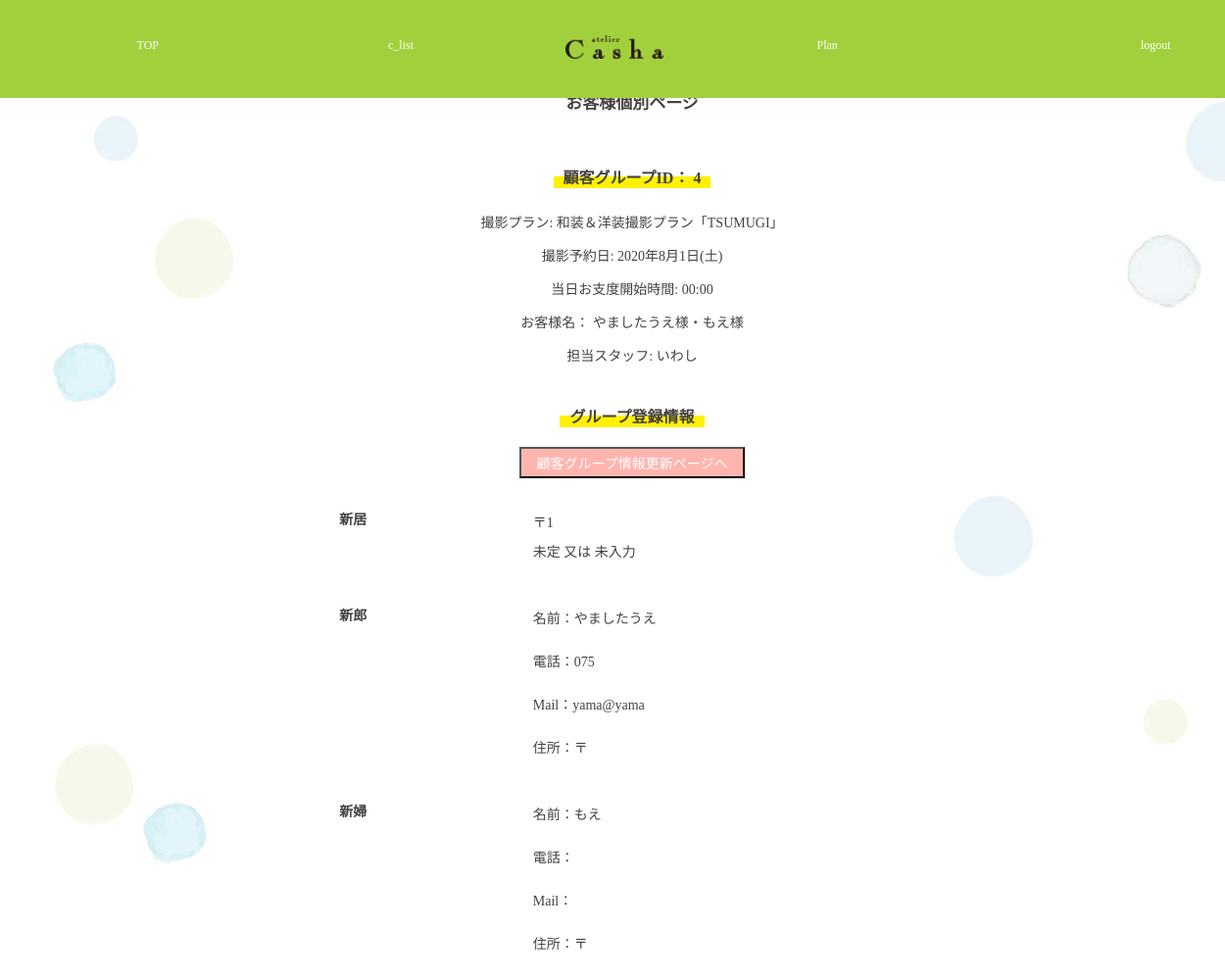
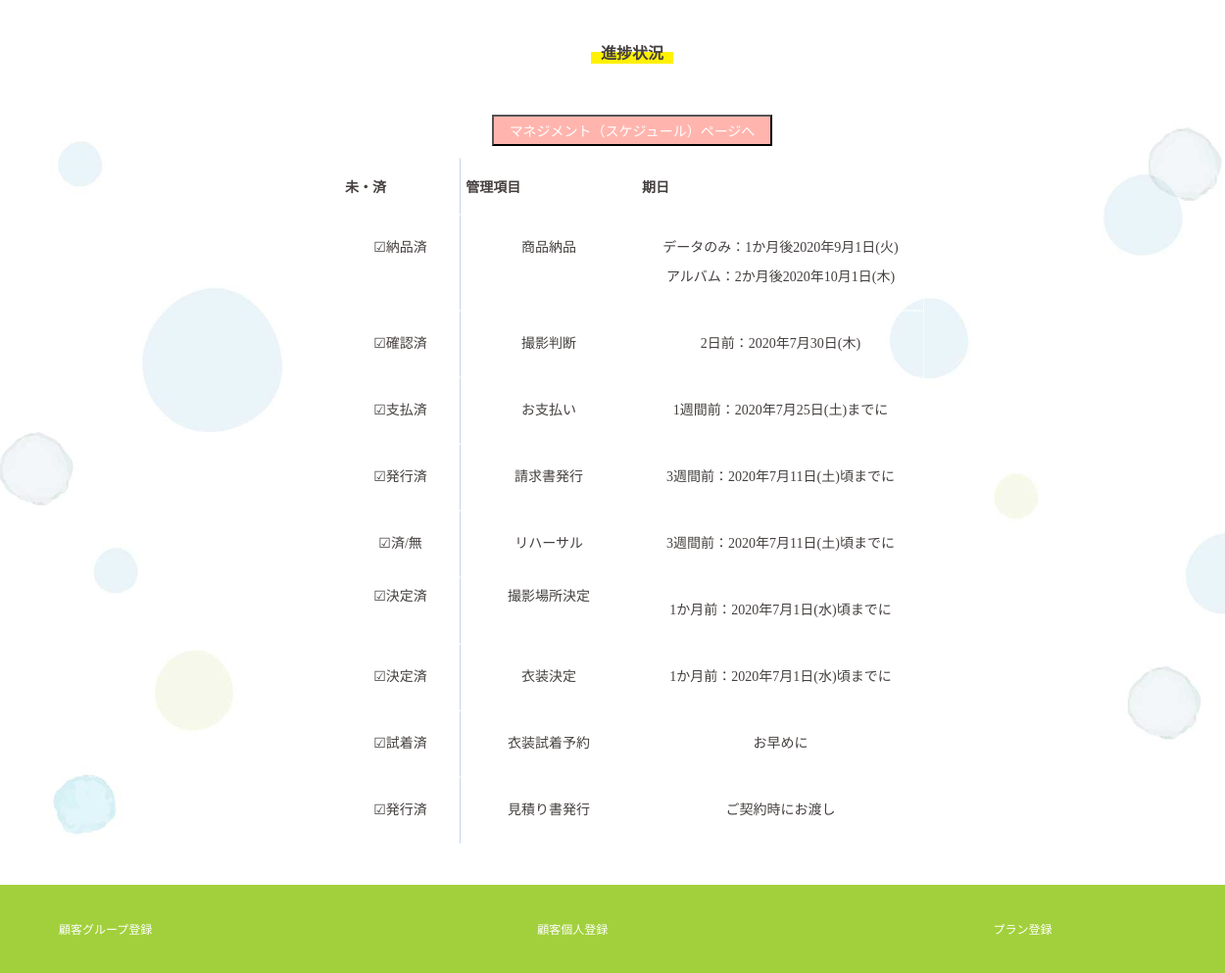
The app's page /staff/c_group_each.php?group_id=4 (signed in), older data (2 pictures, top to bottom).
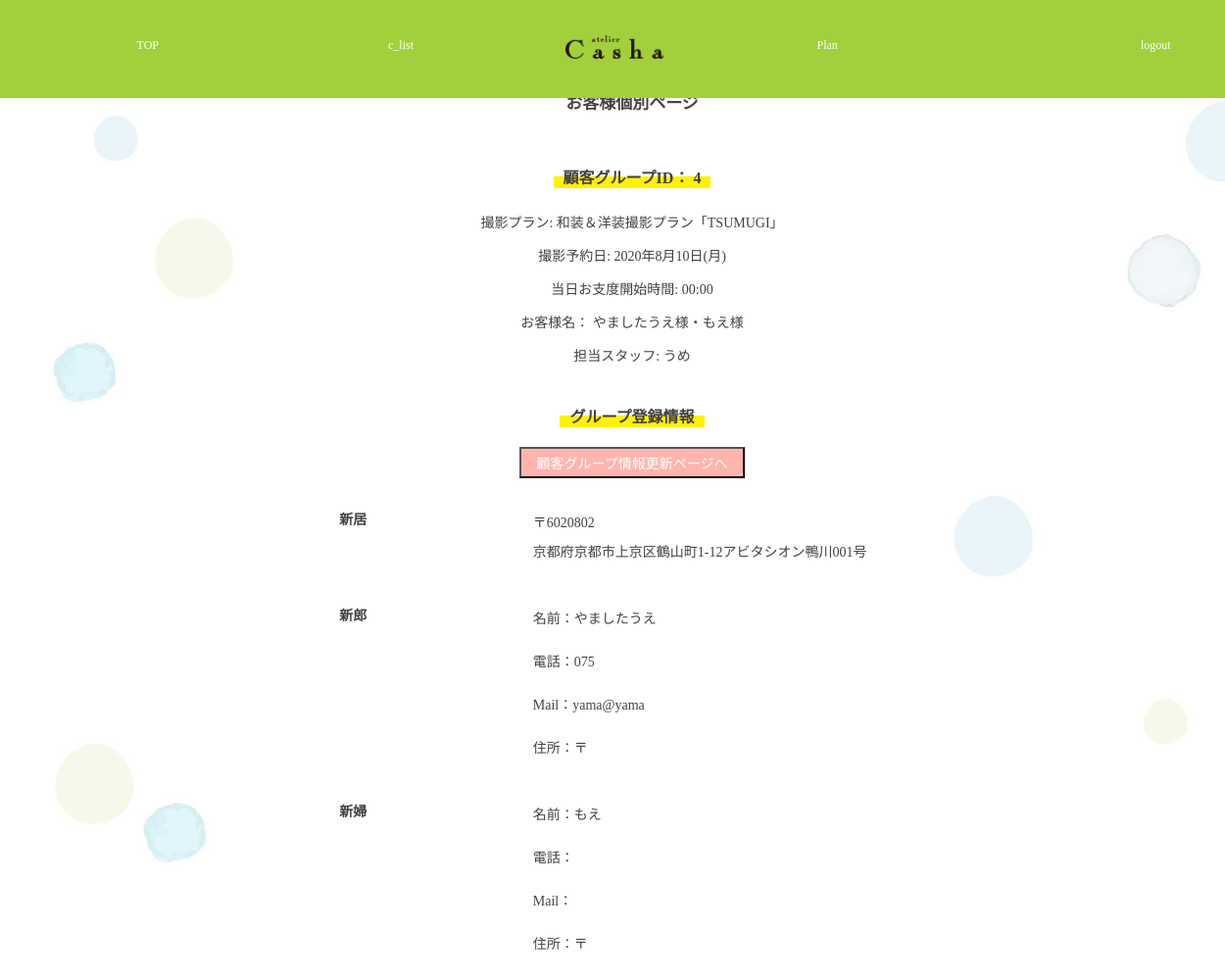
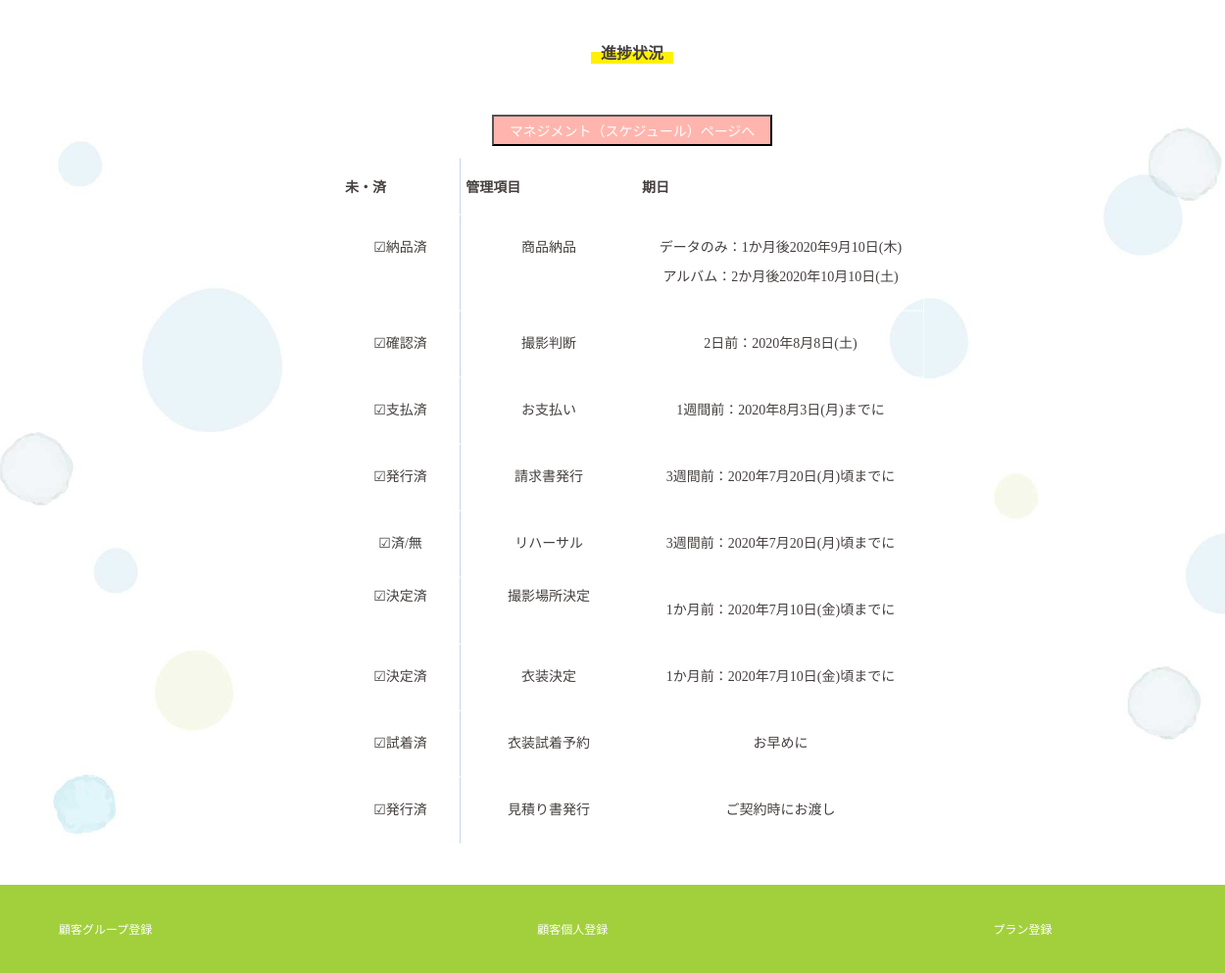
The same page, newer data (2 pictures, top to bottom).
### tables this page shows
CREATE TABLE `staff` (
  `s_id` varchar(32) NOT NULL,
  `s_name` varchar(32) NOT NULL,
  `s_pass` varchar(255) NOT NULL,
  `s_mail` varchar(64) NOT NULL,
  `role` tinyint(1) NOT NULL
);

### class/meeting.class.php (called while the page is built, shortened)
<?php
class Meeting{
	public $pdo;
	public function __construct(){
		$host  = "localhost";
		$dbname= "meeting_app";
		$dbuser= "root";
		$dbpass= "";
		$dsn = "mysql:host={$host};dbname={$dbname};charset=utf8";
		$this->pdo = new PDO($dsn,$dbuser,$dbpass);
	}
	public function getStaffById($s_id){
		$sql = "SELECT * FROM staff WHERE s_id=:s_id";
		$stmt = $this->pdo->prepare($sql);
		$stmt->bindValue(":s_id",$s_id,PDO::PARAM_STR);
		$stmt->execute();
		$row = $stmt->fetch(PDO::FETCH_ASSOC);
		return $row;
	}
	public function getCustomerGrouopByGId($c_group_id) {
		$sql = "SELECT * FROM c_groups,customers ";
		$sql .="WHERE c_groups.c_group_id=customers.c_group_id ";
		$sql .="AND c_groups.c_group_id=:c_group_id";
		$stmt = $this->pdo->prepare($sql);
		$stmt->bindValue(":c_group_id",$c_group_id,PDO::PARAM_INT);
		$stmt->execute();
		$row = $stmt->fetch(PDO::FETCH_ASSOC);
		return $row;
	}
	public function getGroomBrideGrouopByGId($c_group_id) {
		$sql  ="SELECT groom.c_name AS g_name,bride.c_name AS b_name,groom.c_id AS g_id,bride.c_id AS b_id, ";
		$sql .="groom.c_myphoto AS g_myphoto,bride.c_myphoto AS b_myphoto, ";
		$sql .="reserve_day,reserve_time,estimate,invoce,payment,d_product,new_zip,new_address,p_name,plans.p_id ";
		$sql .="FROM customers AS groom,customers AS bride,c_groups,plans ";
		$sql .="WHERE c_groups.c_group_id=groom.c_group_id ";
		$sql .="AND c_groups.c_group_id=bride.c_group_id ";
		$sql .="AND c_groups.p_id=plans.p_id ";
		$sql .="AND groom.c_gender=0 AND bride.c_gender=1 ";
		$sql .="AND c_groups.c_group_id=:c_group_id";
		$stmt = $this->pdo->prepare($sql);
		$stmt->bindValue(":c_group_id",$c_group_id,PDO::PARAM_INT);
		$stmt->execute();
		$row = $stmt->fetch(PDO::FETCH_ASSOC);
		return $row;
	}
	public function getScheduleDateByGId($c_group_id) {
	 $sql  ="SELECT reserve_day,DATE_ADD(reserve_day, INTERVAL -2 DAY) AS before_2day, ";
	 $sql .="DATE_ADD(reserve_day, INTERVAL -3 DAY) AS before_3day, ";
	 $sql .="DATE_ADD(reserve_day, INTERVAL -1 WEEK) AS before_1week, ";
	 $sql .="DATE_ADD(reserve_day, INTERVAL -2 WEEK) AS before_2week, ";
	 $sql .="DATE_ADD(reserve_day, INTERVAL -3 WEEK) AS before_3week, ";
	 $sql .="DATE_ADD(reserve_day, INTERVAL -1 MONTH) AS before_1month, ";
	 $sql .="DATE_ADD(reserve_day, INTERVAL 1 MONTH) AS after_1month, ";
	 $sql .="DATE_ADD(reserve_day, INTERVAL 2 MONTH) AS after_2month ";
	 $sql .="FROM c_groups WHERE c_group_id=:c_group_id";
	 $stmt = $this->pdo->prepare($sql);
	 $stmt ->bindValue(":c_group_id",$c_group_id,PDO::PARAM_INT);
	 $stmt ->execute();
	 $row =  $stmt->fetch(PDO::FETCH_ASSOC);
	 return $row;
	}
}
?>

### staff/c_group_each.php (the view, shortened to what the changed rows need)
<?php
function h($str) {
	return htmlspecialchars($str,ENT_QUOTES);
}
require_once("../class/meeting.class.php");
$obj =new Meeting();
$resg = $obj->getCustomerGrouopByGId($_SESSION["group_id"]);
if(!empty($resg["s_id"])){
	$staffData=$obj->getStaffById($resg["s_id"]);
}
$limit_over_count=0;
$s_day=$obj->getScheduleDateByGId($_SESSION["group_id"]);
$today = date('y-m-d');
$today=strtotime($today);
$s_day["before_1week"]=strtotime($s_day["before_1week"]);
$s_day["before_3week"]=strtotime($s_day["before_3week"]);
$s_day["before_1month"]=strtotime($s_day["before_1month"]);
if($_SESSION["payment"]==0 && $today>$s_day["before_1week"]){
	$limit_payment="over";
	$limit_over_count++;
}else{
	$limit_payment="";
}
if($_SESSION["invoce"]==0 && $today>$s_day["before_3week"]){
	$limit_invoce="over_s";
	$limit_over_count++;
}else{
	$limit_invoce="";
}
if($_SESSION["make_reh"]==0 && $today>$s_day["before_3week"]){
	$limit_make_reh="over";
	$limit_over_count++;
}else{
	$limit_make_reh="";
}
if($_SESSION["cos_fixed"]==0 && $today>$s_day["before_1month"]){
	$limit_cos_fixed="over";
	$limit_over_count++;
}else{
	$limit_cos_fixed="";
}
if($_SESSION["place_fixed"]==0 && $today>$s_day["before_1month"]){
	$limit_place_fixed="over";
	$limit_over_count++;
}else{
	$limit_place_fixed="";
}
if($limit_over_count==0){
	$limit_over=0;
}else{
	$limit_over=1;
}
$obj->updateLimitOver($_SESSION["group_id"],$limit_over);
if($_SESSION["invoce"]==0) {
	$invoce="☐未発行";
}else {
	$invoce="☑発行済";
}
if($_SESSION["payment"]==0) {
	$payment="☐支払未";
}else {
	$payment="☑支払済";
}
if($_SESSION["before2days"]==0) {
	$before2days="☐確認未";
}else {
	$before2days="☑確認済";
}
if($_SESSION["make_reh"]==0) {
	$make_reh="☐未実行";
}else {
	$make_reh="☑済/無";
}
if($_SESSION["cos_fixed"]==0) {
	$cos_fixed="☐未決定";
}else {
	$cos_fixed="☑決定済";
}
if($_SESSION["place_fixed"]==0) {
	$place_fixed="☐未決定";
}else {
	$place_fixed="☑決定済";
}
if(empty($_SESSION["new_zip"])) {
	$new_zip="未定 又は 未入力";
}else {
	$new_zip=$_SESSION["new_zip"];
}
if(empty($_SESSION["new_address"])) {
	$new_address="未定 又は 未入力";
}else {
	$new_address=$_SESSION["new_address"];
}
$c_data = $obj->getGroomBrideGrouopByGId($_SESSION["group_id"]);
$reserve_day = $_SESSION["reserve_day"];
$week = ["日","月","火","水","木","金","土"];
$hi = date('w', strtotime($reserve_day));
$youbi = $week[$hi];
$rd =  date('Y年n月j日', strtotime($reserve_day))."(".$youbi.")";
$time=date('H:i',strtotime($_SESSION["group_id"]));
$s_day=$obj->getScheduleDateByGId($_SESSION["group_id"]);
$b2d = date('w', strtotime($s_day["before_2day"]));
$b1w = date('w', strtotime($s_day["before_1week"]));
$b3w = date('w', strtotime($s_day["before_3week"]));
$b1m = date('w', strtotime($s_day["before_1month"]));
$a1m = date('w', strtotime($s_day["after_1month"]));
$a2m = date('w', strtotime($s_day["after_2month"]));
$b2dy=$week[$b2d];
$b1wy=$week[$b1w];
$b3wy=$week[$b3w];
$b1my=$week[$b1m];
$a1my=$week[$a1m];
$a2my=$week[$a2m];
$b2de =  date('Y年n月j日', strtotime($s_day["before_2day"]))."(".$b2dy.")";
$b1we =  date('Y年n月j日', strtotime($s_day["before_1week"]))."(".$b1wy.")";
$b3we =  date('Y年n月j日', strtotime($s_day["before_3week"]))."(".$b3wy.")";
$b1me =  date('Y年n月j日', strtotime($s_day["before_1month"]))."(".$b1my.")";
$a1me =  date('Y年n月j日', strtotime($s_day["after_1month"]))."(".$a1my.")";
$a2me =  date('Y年n月j日', strtotime($s_day["after_2month"]))."(".$a2my.")";
?>
<?php require_once("header_for_staff.php"); ?>
		<main>
			<h1>お客様個別ページ</h1>
			<section>
				<h2>顧客グループID： <?php echo intVal($_SESSION["group_id"]);?></h2>
				<p>撮影プラン: <?php echo h($_SESSION["p_name"]); ?></p>
				<p>撮影予約日: <?php echo h($rd); ?></p>
				<p>当日お支度開始時間: <?php echo h($time); ?></p>
				<p>お客様名： <?php echo h($c_data["g_name"])."様・".h($c_data["b_name"])."様";	?> </p>
				<p>担当スタッフ: <?php if(!empty($staffData["s_name"])) echo h($staffData["s_name"]); ?></p>
			</section>
			<section>
				<h2>グループ登録情報</h2><br>
				<table class="list c_group_each_table">
					<tr>
						<th><p>新居</p></th>
						<td><p>〒<?php echo h($new_zip); ?><br>
							<?php echo h($new_address); ?></p>
						</td>
					</tr>
					<tr>
						<th><p>新郎</p></th>
					</tr>
					<tr>
						<th><p>新婦</p></th>
					</tr>
				</table>
			</section>
			<section>
				<h2>進捗状況</h2><p><span class="limit_over"></p></span><br>
				<table class="list c_group_each_mg_table">
					<tr>
						<th class="check"><p>未・済</p></th><th class="todo"><p>管理項目</p></th><th class="limit"><p>期日</p></th>
					</tr>
					<tr class="has_limit <?php echo $limit_d_product; ?>">
						<td class="limit"><p>データのみ：1か月後<?php echo h($a1me); ?><br>アルバム：2か月後<?php echo h($a2me); ?></p></td>
					</tr>
					<tr class="has_limit <?php echo $limit_before2days; ?>">
						<td class="check"><p><?php echo $before2days; ?></p></td><td class="todo"><p>撮影判断</p></td><td class="limit"><p>2日前：<?php echo h($b2de); ?></p></td>
					</tr>
					<tr class="has_limit <?php echo $limit_payment; ?>">
						<td class="check"><p><?php echo $payment; ?></p></td><td class="todo"><p>お支払い</p></td><td class="limit"><p>1週間前：<?php echo h($b1we); ?>までに</p></td>
					</tr>
					<tr class="has_limit <?php echo $limit_invoce; ?>">
						<td class="check"><p><?php echo $invoce; ?></p></td><td class="todo"><p>請求書発行</p></td><td class="limit"><p>3週間前：<?php echo h($b3we); ?>頃までに</p></td>
					</tr>
					<tr class="has_limit <?php echo $limit_make_reh; ?>">
						<td class="check"><p><?php echo $make_reh; ?></p></td><td class="todo"><p>リハーサル</p></td><td class="limit"><p>3週間前：<?php echo h($b3we); ?>頃までに</p></td>
					</tr>
					<tr class="has_limit <?php echo $limit_place_fixed; ?>">
						<td class="check"><?php echo $place_fixed; ?></td><td class="todo">撮影場所決定</td><td class="limit"><p>1か月前：<?php echo h($b1me); ?>頃までに</p></td>
					</tr>
					<tr class="has_limit <?php echo $limit_cos_fixed; ?>">
						<td class="check"><p><?php echo $cos_fixed; ?></p></td><td class="todo"><p>衣装決定</p></td><td class="limit"><p>1か月前：<?php echo h($b1me); ?>頃までに</p></td>
					</tr>
				</table>
			</section>
		</main>
<?php require_once("footer_for_staffpage.php"); ?>

Row changes from the older to the newer data that the page shows:
no longer on this page (row edited): staff: s_name "いわし"
now on this page (row edited): staff: s_name "うめ"
Text that changed along with them:
$rd: "2020年8月1日(土)" → "2020年8月10日(月)"
$new_zip: "1" → "6020802"
$new_address: "未定 又は 未入力" → "京都府京都市上京区鶴山町1-12アビタシオン鴨川001号"
$a1me: "2020年9月1日(火)" → "2020年9月10日(木)"
$a2me: "2020年10月1日(木)" → "2020年10月10日(土)"
$b2de: "2020年7月30日(木)" → "2020年8月8日(土)"
$b1we: "2020年7月25日(土)" → "2020年8月3日(月)"
$b3we: "2020年7月11日(土)" → "2020年7月20日(月)"
$b1me: "2020年7月1日(水)" → "2020年7月10日(金)"
